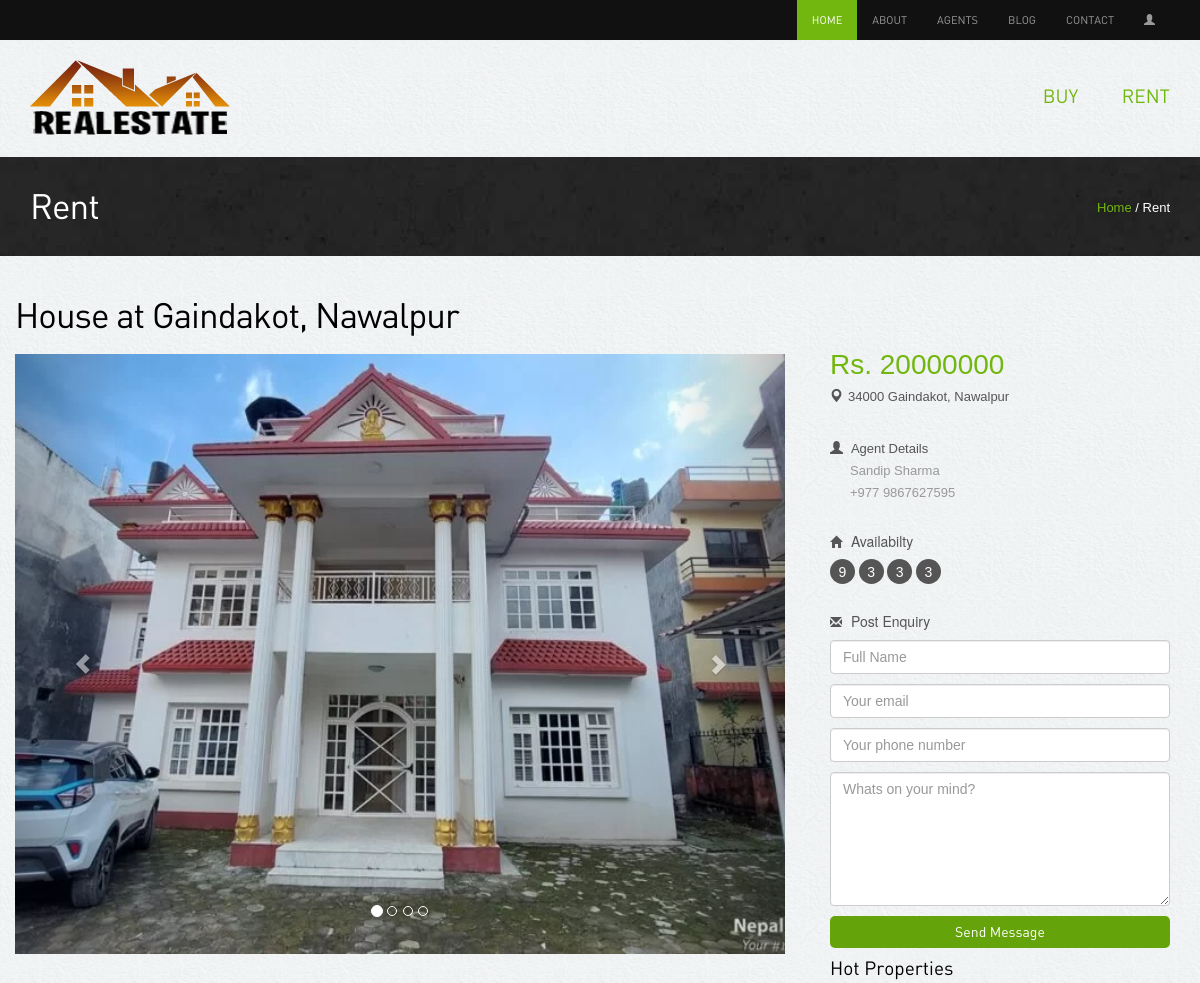
/property-details/buy/38/ (upper part), run on an earlier commit of the app's database.
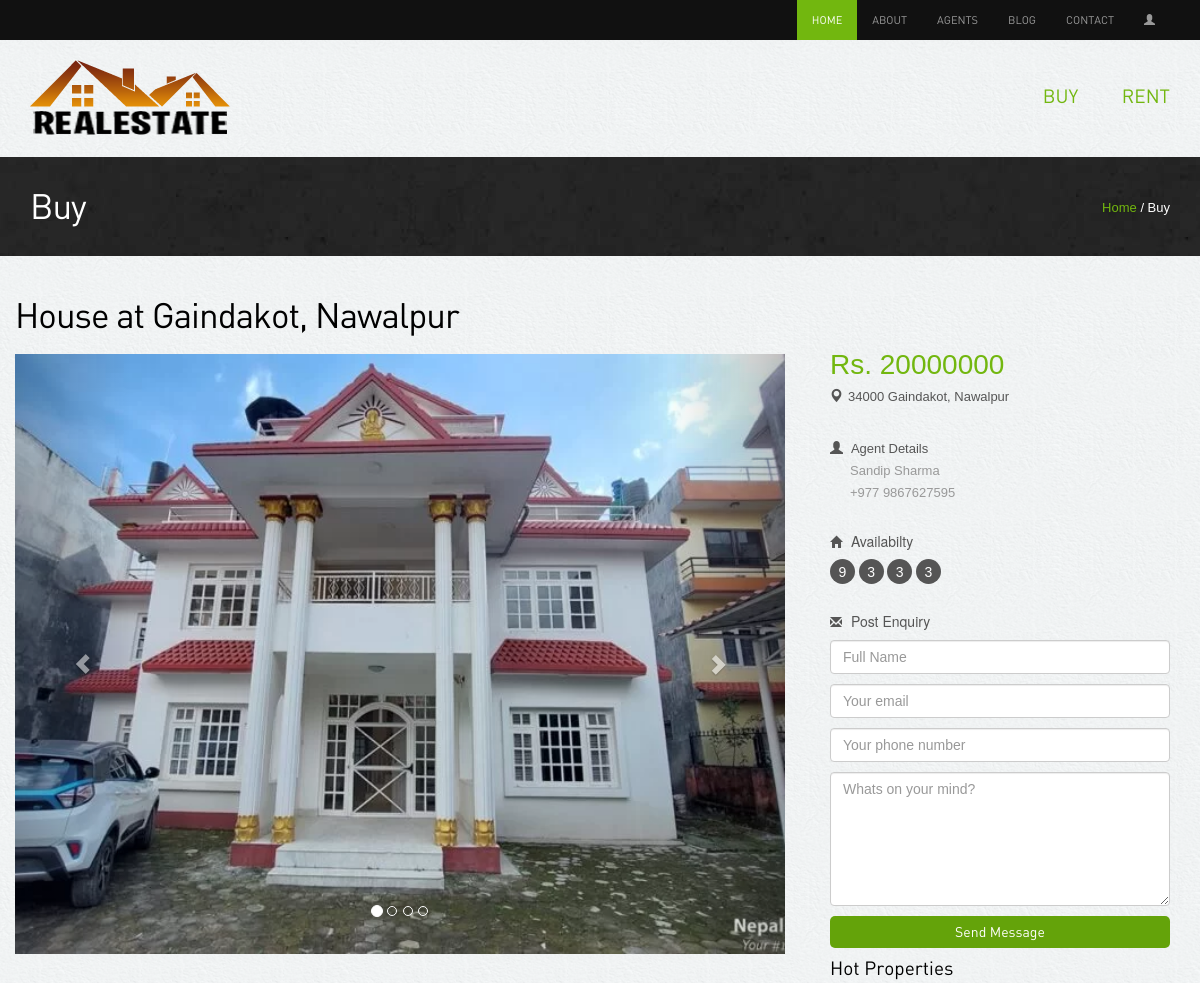
And on a later commit of the database.
### app/views.py (the view, shortened to what this page needs)
class propertyDetailsPage(DetailView):
    template_name = "property-details.html"
    def get(self, request, model, pk):
        if model == "buy":
            property = get_object_or_404(Property, pk=pk)
        elif model == "rent":
            property = get_object_or_404(Property, pk=pk)
        return render(request, self.template_name, {"property": property})

### app/models.py (called while the page is built)
    def __str__(self):
        return f"{self.property_type} at {self.city}, {self.district}"

### templates/property-details.html (shortened to what the changed rows need)
{% extends 'home.html' %}
{% load static %}
{% block content %}
<div class="inside-banner">
  <div class="container">
    {% if property.property_for == 'Buyer' %}
    <span class="pull-right"><a href="{% url 'home' %}">Home</a> / Buy</span>
    <h2>Buy</h2>
    {% else %}
    <span class="pull-right"><a href="{% url 'home' %}">Home</a> / Rent</span>
    <h2>Rent</h2>
    {% endif %}
  </div>
</div>
<div class="container">
  <div class="properties-listing spacer">
    <div class="row">
      {% if property %}
      <h2>{{property}}</h2>
              {% endif %}
    </div>
  </div>
</div>
{% endblock %}

What changed in the data, as far as the page shows it:
changed Property "House at Gaindakot, Nawalpur": property_for "Sale" → "Buyer" (drawn)
Also different on the page:
text no longer shown: "/ Rent Rent"
text now shown: "/ Buy Buy"
